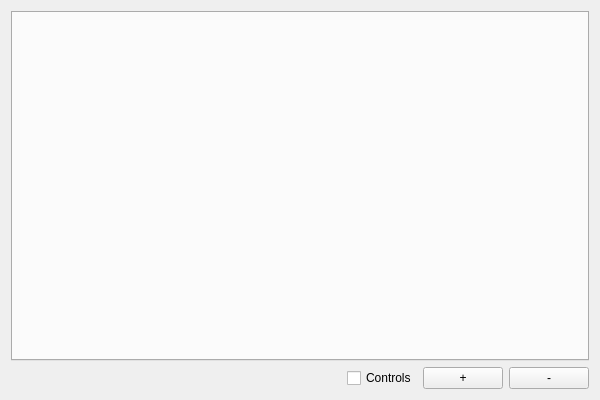
<?xml version="1.0" encoding="UTF-8"?>
<ui version="4.0">
 <class>SensorControllerWidgetClass</class>
 <widget class="QWidget" name="SensorControllerWidgetClass">
  <property name="geometry">
   <rect>
    <x>0</x>
    <y>0</y>
    <width>600</width>
    <height>400</height>
   </rect>
  </property>
  <property name="windowTitle">
   <string>SensorControllerWidget</string>
  </property>
  <layout class="QGridLayout" name="gridLayout">
   <item row="0" column="0" colspan="4">
    <widget class="QTabWidget" name="tabSensors">
     <property name="currentIndex">
      <number>-1</number>
     </property>
    </widget>
   </item>
   <item row="1" column="0">
    <spacer name="horizontalSpacer">
     <property name="orientation">
      <enum>Qt::Orientation::Horizontal</enum>
     </property>
     <property name="sizeHint" stdset="0">
      <size>
       <width>331</width>
       <height>20</height>
      </size>
     </property>
    </spacer>
   </item>
   <item row="1" column="1">
    <widget class="QCheckBox" name="checkboxControls">
     <property name="text">
      <string>Controls</string>
     </property>
    </widget>
   </item>
   <item row="1" column="2">
    <widget class="QPushButton" name="buttonAddSensor">
     <property name="text">
      <string>+</string>
     </property>
    </widget>
   </item>
   <item row="1" column="3">
    <widget class="QPushButton" name="buttonRemoveSensor">
     <property name="text">
      <string>-</string>
     </property>
    </widget>
   </item>
  </layout>
 </widget>
 <layoutdefault spacing="6" margin="11"/>
 <resources/>
 <connections/>
</ui>
